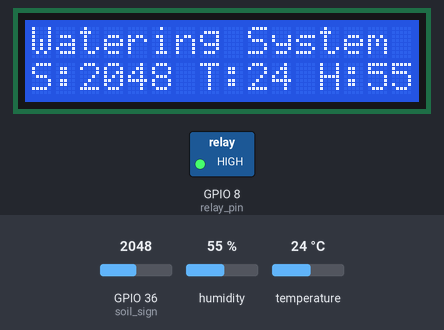
Bench run of a sketch on a simulated ESP32. Parts: 16×2 character LCD, switched loads named in the sketch (green lamp = pin HIGH). The test bench sets the inputs (shaded band); at power-on: GPIO 36 (soil_sign) = 2048, humidity 55 %, temperature 24 °C.

Above: at 1.2 s.
1.3 s: GPIO 36 (soil_sign) set to 937
At 4.0 s:
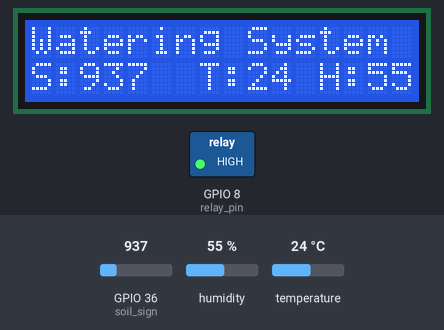
7.6 s: GPIO 36 (soil_sign) set to 837
At 10.6 s:
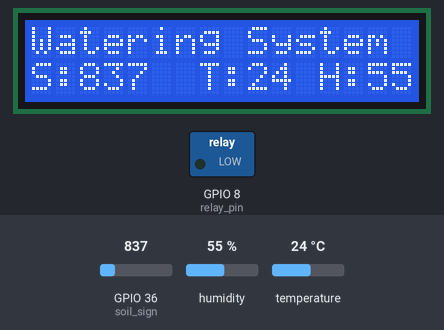
10.9 s: humidity set to 22 %
At 11.5 s:
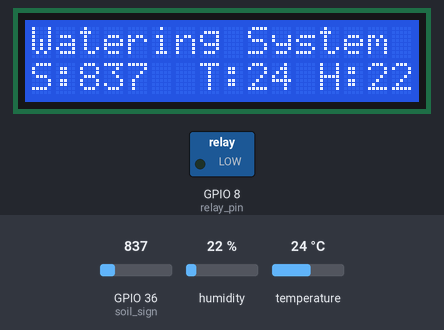
12.8 s: temperature set to 12 °C
At 13.9 s:
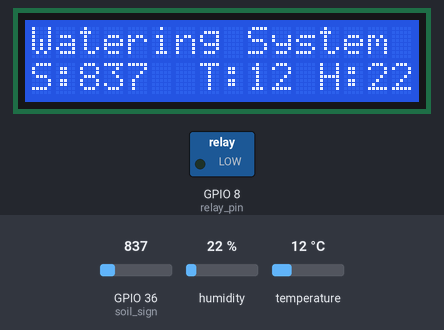
14.7 s: GPIO 36 (soil_sign) set to 1228
At 15.4 s:
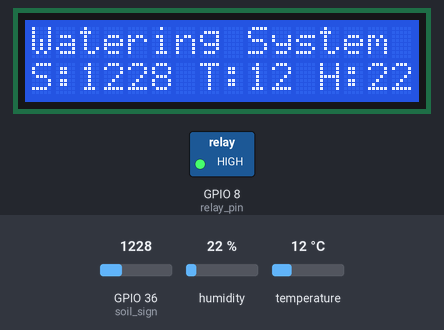
19.2 s: GPIO 36 (soil_sign) set to 491
At 22.2 s:
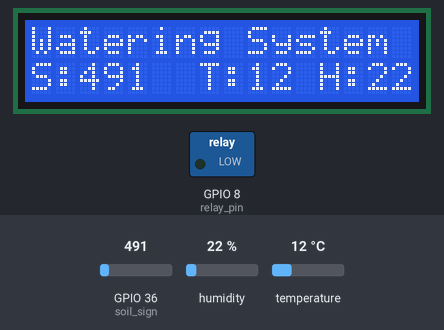
Timing chart, 0 to 23.7 s (numbered marks = the images above; inputs shaded):
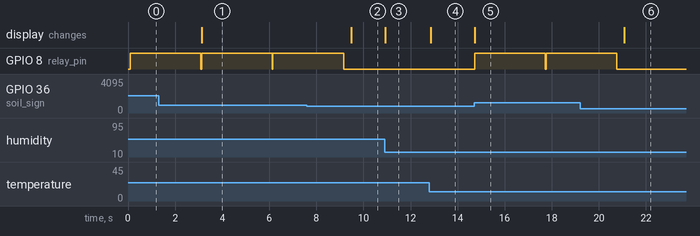

The sketch:

device.ino
```cpp
int relay_pin=8;//继电器
int soil_sign = A0; //土壤湿度信号口
int soil_val = 900; //土壤湿度临界值
int tem_val=26;//温度临界值
#include <dht11.h>
#define DHT11PIN 9
dht11 DHT11;
#include <LiquidCrystal.h>
LiquidCrystal lcd(7,6,5,4,3,2);  //定义脚位
void setup()
{
   Serial.begin(9600); //设置通讯的频率
   pinMode(relay_pin,OUTPUT);//定义继电器输出
    pinMode(soil_sign, INPUT); //定义土壤湿度输入
  lcd.begin(16,2); //设置LCD显示的数目。16 X 2：16格2行。
  lcd.print("Watering System"); //
}
void loop()
{
int chk = DHT11.read(DHT11PIN);
int tem=(int)DHT11.temperature;
int hum=(int)DHT11.humidity;
  int sensorValue = analogRead(soil_sign);
  lcd.clear();
  lcd.print("Watering System"); //
  lcd.setCursor(0,1);  //将闪烁的光标设置到column 0, line 1 (注释：从0开始数起，line 0是显示第一行，line 1是第二行。)
  lcd.print("S:"); //开机后屏幕现实以秒几时的时间
  lcd.setCursor(2,1);
  lcd.print(sensorValue);
    lcd.setCursor(7,1);
   lcd.print("T:");
   lcd.setCursor(9,1);
  lcd.print(tem);
      lcd.setCursor(12,1);
   lcd.print("H:");
   lcd.setCursor(14,1);
  lcd.print(hum);
  if((analogRead(soil_sign) >soil_val))
  {
    digitalWrite(relay_pin,HIGH);
delay(3000);
 digitalWrite(relay_pin,LOW); //LOW to poweroff the LED light on jidianqi
  }
 }
```

Measured:
- the behaviour switches between 901 and 900 on GPIO 36 (soil_sign) (found by bisection; images 1 and 2)
- after the input at 1.3 s, the display: changes after 1.8 s (image 1)
- after the input at 7.6 s, GPIO 8 (relay_pin): goes on until 9.2 s, then stays LOW; the display: changes after 1.9 s (image 2)
- after the input at 10.9 s, the display: changes at once (image 3)
- after the input at 12.8 s, the display: changes after 0.06 s (image 4)
- after the input at 14.7 s, GPIO 8 (relay_pin): LOW → HIGH at once, → LOW 3.0 s later, → HIGH 0.03 s later; the display: changes at once (image 5)
- after the input at 19.2 s, GPIO 8 (relay_pin): goes on until 20.8 s, then stays LOW; the display: changes after 1.9 s (image 6)
- by itself, GPIO 8 (relay_pin): alternates HIGH for 3.0 s and LOW for 0.03 s
